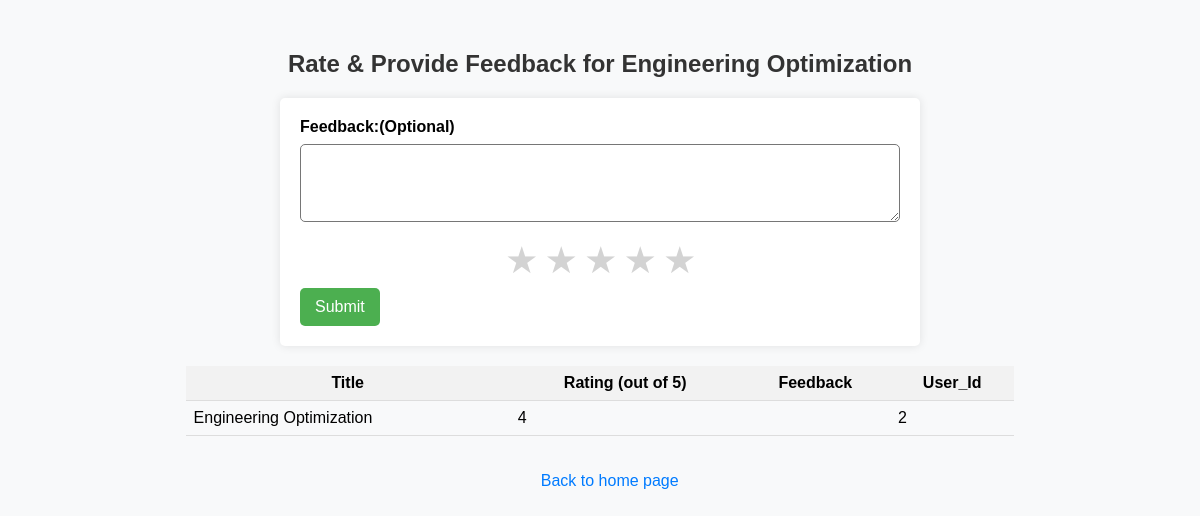
The app's page /rate_book/4 with its own data.
### app.py (models this page shows)
class Book(db.Model):
    id = db.Column(db.Integer, primary_key=True)
    title = db.Column(db.String(100), nullable=False)
    author = db.Column(db.String(100), nullable=False)
    section_id = db.Column(db.Integer, db.ForeignKey('section.id'))
    Content = db.Column(db.String(100), nullable=False)
    pdf_path = db.Column(db.String(400), nullable=False)
    Quantity=db.Column(db.Integer,default=1, nullable=False)
    date_created = db.Column(db.DateTime, default=datetime.utcnow)

class RatingFeedback(db.Model):
    id = db.Column(db.Integer, primary_key=True)
    book_id = db.Column(db.Integer, db.ForeignKey('book.id'), nullable=False)
    user_id = db.Column(db.Integer, db.ForeignKey('user.id'), nullable=False)
    rating = db.Column(db.Integer, nullable=False)
    feedback = db.Column(db.Text, nullable=False)
    book = db.relationship('Book', backref=db.backref('ratings_feedback', lazy=True))
    user = db.relationship('User', backref=db.backref('ratings_feedback', lazy=True))

### app.py (the view, shortened to what this page needs)
@app.route('/rate_book/<int:book_id>', methods=['GET', 'POST'])
def rate_book(book_id):
    book = Book.query.get(book_id)
    user_id= session.get('user_id')
    ratingandfeedbacks=RatingFeedback.query.all()
    if not book:
        flash('Book not found.', 'error')
        return redirect('/my_books')
    return render_template('rate_book.html', book=book,ratingandfeedbacks=ratingandfeedbacks)

### Templates/rate_book.html (shortened to what this page needs)
<!DOCTYPE html>
<html>
<head>
</head>
<body>
  <h2>Rate & Provide Feedback for {{ book.title }}</h2>
  <form action="/rate_book/{{ book.id }}" method="post">
    <label for="feedback">Feedback:(Optional)</label>
    <textarea id="feedback" name="feedback" rows="4"></textarea>
    <div class="rating-container">
      <div class="rating" >
        <label for="star5"></label>
        <label for="star4"></label>
        <label for="star3"></label>
        <label for="star2"></label>
        <label for="star1"></label>
    </div>
    </div>
    <button type="submit">Submit</button>
  </form>
  <table>
    <thead>
      <tr>
        <th>Title</th>
        <th>Rating (out of 5)</th>
        <th>Feedback</th>
        <th>User_Id</th>
      </tr>
    </thead>
    <tbody>
      {% for rf in ratingandfeedbacks %}
      {%if rf.book_id==book.id%}
      <tr>
        <td>{{ book.title }}</td>
        <td>{{ rf.rating }}</td>
        <td>{{ rf.feedback }}</td>
        <td>{{rf.user_id}}</td>
      </tr>
      {%endif%}
      {% endfor %}
    </tbody>
  </table>
  <br>
  <br>
  <a href="/udash" >Back to home page</a>
</body>
</html>

### Templates/rate_book.html (style rules this page uses)
body { font-family: Arial, sans-serif; background-color: #f8f9fa; }
h2 { margin-top: 50px; text-align: center; color: #333; }
form { max-width: 600px; margin: 0 auto; padding: 20px; background-color: #fff; border-radius: 5px; box-shadow: 0 0 10px rgba(0, 0, 0, 0.1); }
label { display: block; margin-bottom: 8px; font-weight: bold; }
textarea { width: 100%; padding: 8px; margin-bottom: 16px; box-sizing: border-box; border-radius: 5px; }
button { background-color: #4caf50; color: white; padding: 10px 15px; border: none; border-radius: 5px; cursor: pointer; font-size: 16px; }
table { width: 70%; margin-top: 20px; margin-left: auto; margin-right: auto; border-collapse: collapse; }
th, td { padding: 8px; border-bottom: 1px solid #ddd; }
th { background-color: #f2f2f2; font-weight: bold; }
a { color: #007bff; text-decoration: none; margin-left: 45%; }
.rating { direction: rtl; text-align: center; display: inline-block; }
.rating label { display: inline-block; cursor: pointer; color: #777777; }
.rating label:before { content: '\2605'; font-size: 2em; padding: 0.1em; color: #d3d3d3; }
.rating-container { display: flex; justify-content: center; }

### records on screen
Book: title "Engineering Optimization"
RatingFeedback: rating "4", user_id "2"
